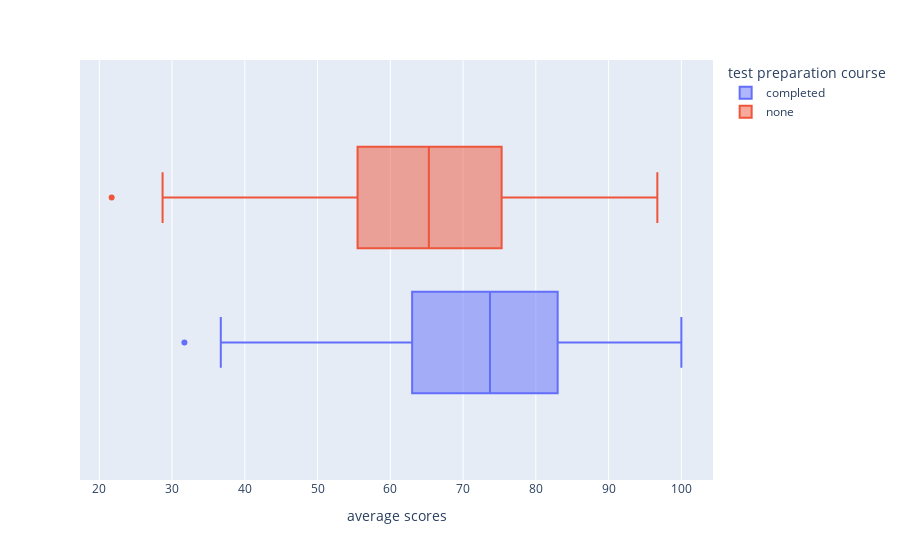

The code cell stored with this chart in its notebook:
### Code cell
import plotly.express as px

fig = px.box(df, x="average scores", color="test preparation course")
fig.update_traces(quartilemethod="exclusive") # or "inclusive", or "linear" by default
fig.show()

### Figure 1 — Plotly figure (JSON) as saved in the notebook; plotly's stock layout.template omitted (floating-point values rounded to 4 significant figures; data arrays with more than 128 entries replaced by an {"elided": "..."} marker saying what was removed)
{"data": [{"alignmentgroup": "True", "hovertemplate": "test preparation course=completed<br>average scores=%{x}<extra></extra>", "legendgroup": "completed", "marker": {"color": "#636efa"}, "name": "completed", "notched": false, "offsetgroup": "completed", "orientation": "h", "quartilemethod": "exclusive", "showlegend": true, "type": "box", "x": {"elided": "335 float values"}, "x0": " ", "xaxis": "x", "y0": " ", "yaxis": "y"}, {"alignmentgroup": "True", "hovertemplate": "test preparation course=none<br>average scores=%{x}<extra></extra>", "legendgroup": "none", "marker": {"color": "#EF553B"}, "name": "none", "notched": false, "offsetgroup": "none", "orientation": "h", "quartilemethod": "exclusive", "showlegend": true, "type": "box", "x": {"elided": "665 float values"}, "x0": " ", "xaxis": "x", "y0": " ", "yaxis": "y"}], "layout": {"boxmode": "group", "legend": {"title": {"text": "test preparation course"}, "tracegroupgap": 0}, "margin": {"t": 60}, "xaxis": {"anchor": "y", "domain": [0, 1], "title": {"text": "average scores"}}, "yaxis": {"anchor": "x", "domain": [0, 1]}}}
